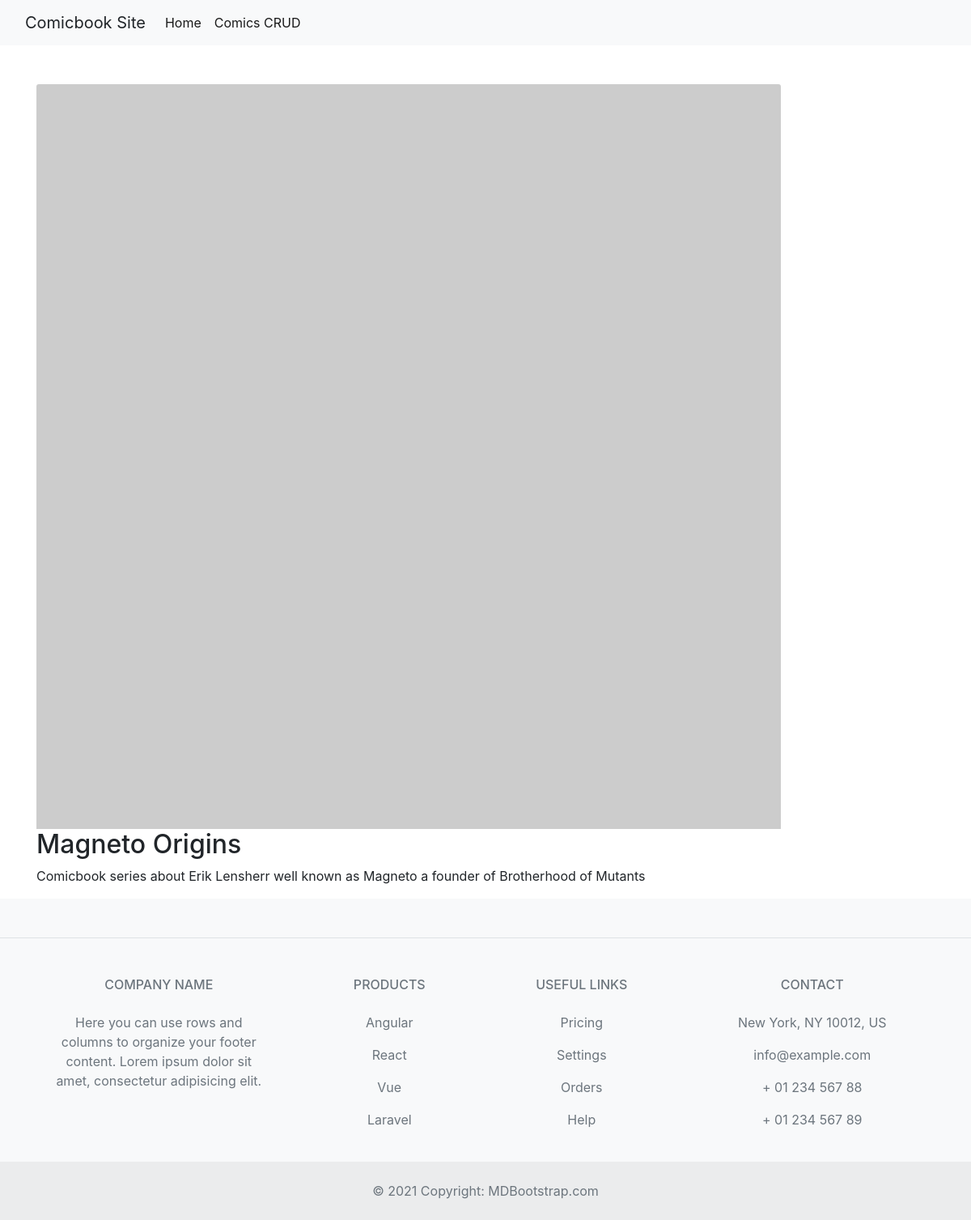
/magneto-origins/, run on the app's committed database.
### coreapp/models.py (models this page shows, shortened)
class Core(models.Model):
    title = models.CharField(max_length=255)
    slug = models.SlugField(max_length=100, unique=True)
    snip = models.TextField(null=True)
    series = models.CharField(max_length=255)
    publishing = models.CharField(max_length=255)
    sketcher = models.ForeignKey(User, on_delete=models.CASCADE, related_name='coreapp')
    updated = models.DateTimeField(auto_now=True)
    published_date = models.DateTimeField(default=timezone.now)
    class Meta:
        ordering = ['-published_date']

### coreapp/views.py (the view)
# urls.py: path('<slug:slug>/', views.SingleView.as_view(), name='single'),
class SingleView(DetailView):
    model = Core
    template_name = 'coreapp/single.html'
    context_object_name = 'comicbook'

### coreapp/templates/coreapp/single.html
{% extends 'coreapp/base.html' %}
{% block content %}
<div class="container">
    <div class="row">
        <div class="col-10 pt-5">
            <img class="card-img-top" src="https://via.placeholder.com/200x200">
            <h2 class="pt-2>">{{comicbook.title}}</h2>
            <p>{{comicbook.snip}}</p>
        </div>
    </div>
</div>
{% endblock %}

### data on the page
Core: title "Magneto Origins", snip "Comicbook series about Erik Lensherr well known as Magneto a founder of Brotherhood of Mutants"
